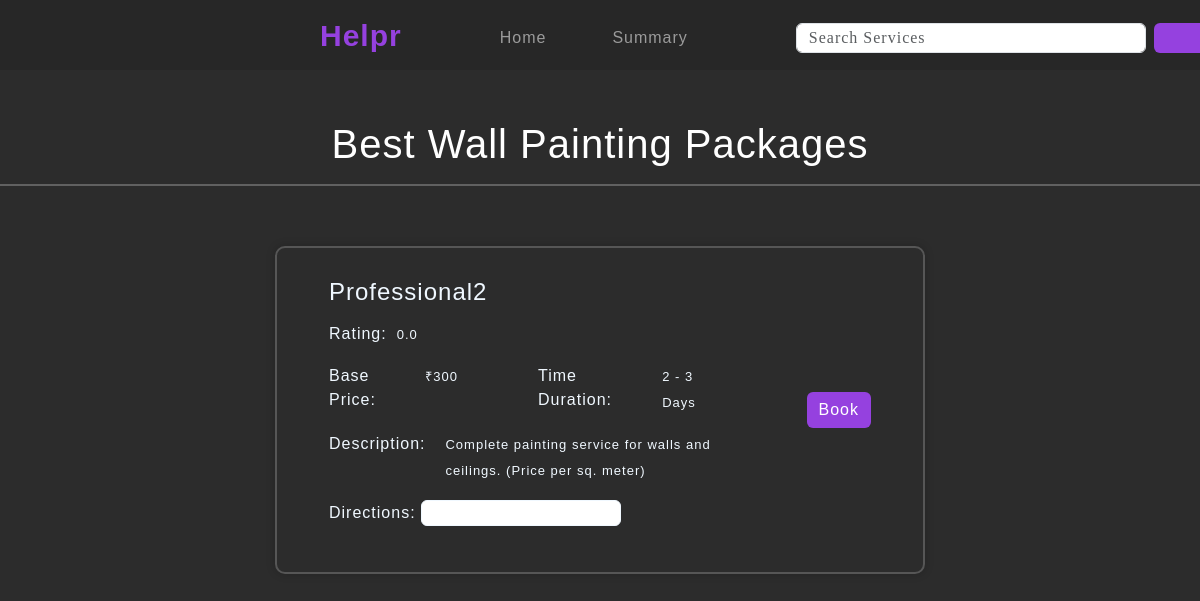
The page /customer_dashboard/create_request/2 (signed in) on the database as committed earlier.
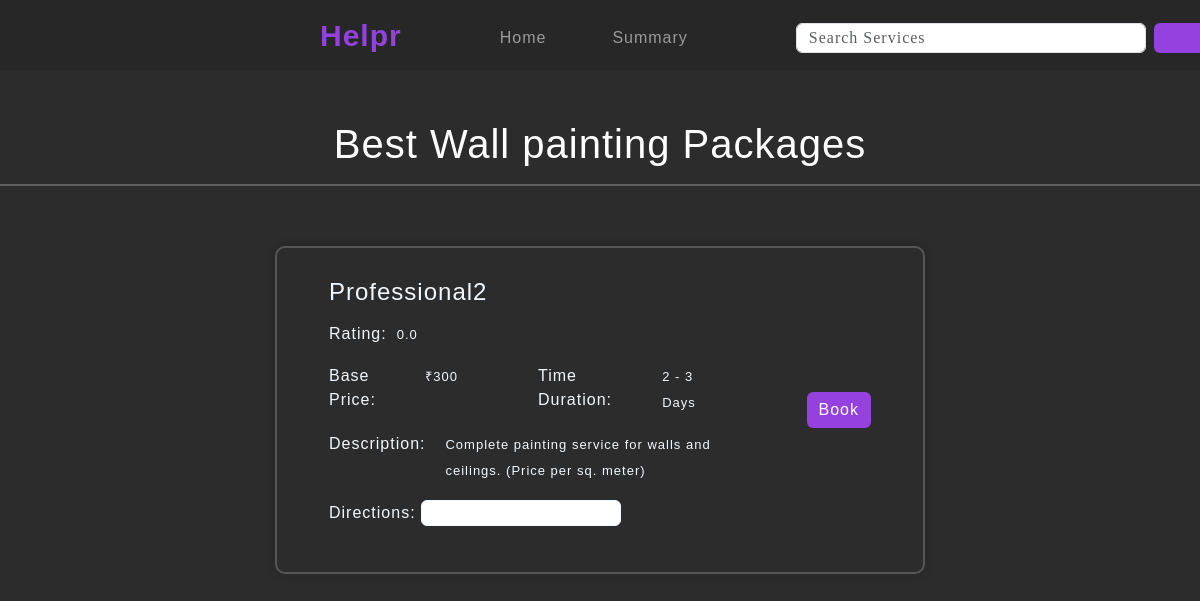
The same page on the database as committed later.
### db.py (models this page shows)
class Services(db.Model):
    _tablename_ = 'services'
    id = db.Column(db.Integer, primary_key=True)
    service_name = db.Column(db.String(80), unique=True, nullable=False)
    description = db.Column(db.String(120), nullable=True)
    base_price = db.Column(db.Integer, nullable=True)
    time_duration = db.Column(db.String(80), nullable=True)
    professionals = db.relationship('User', back_populates='service', cascade="all, delete")
    request = db.relationship('ServiceRequest', back_populates='service', cascade="all, delete-orphan")

### app.py (the view, shortened to what this page needs)
@app.route('/customer_dashboard/create_request/<int:service_id>', methods=['GET', 'POST'])
def create_request(service_id):
    if not session.get('is_customer'):
        flash('Session over. Login to access this page.', 'danger')
        return redirect('/login')
    professional = User.query.filter_by(is_professional=True, is_approved=True, service_id=service_id).all()
    service = Services.query.get_or_404(service_id)
    return render_template('create_request.html', service=service , professional=professional)

### templates/create_request.html (shortened to what this page needs)
{% extends "header.html" %} {% block remtitle %} - {{service.service_name}}{% endblock %}
{% block nav %}
<a class=" nav-link main-icon " href="/customer_dashboard" id="index">Helpr</a>
<div class="collapse navbar-collapse" id="navbarNavAltMarkup" style="padding-left: 90px; padding-top: 5PX;">
    <div class="navbar-nav" >
        <a class="nav-link wite" aria-current="page" href="/customer_dashboard" >Home</a>
    </div>
    <div class="navbar-nav" style="padding-left: 50px;">
        <a class="nav-link wite" aria-current="page" href="#" >Summary</a>
    </div>
    <div style="padding-left: 100px">
        <form id="SearchForm" style="height: 30px;" class="d-flex" role="search">
            <input id="SearchInput" class="form-control me-2" type="search" placeholder="Search Services" style="width: 350px; font-family: Fredoka;" aria-label="Search">
            <button id="SearchButton" style="width: 200px; line-height: 5px; padding: 0;" class="btn btn-custom-purple" type="submit">Search</button>
        </form>
    </div>
</div>
{% endblock %}
{% block content %}
<div>
    <h1 style="padding-top: 120px; text-align: center; color: rgb(255, 255, 255);">Best {{service.service_name}} Packages</h1>
</div>
<div>
    <hr style="border: 1px solid white; margin-bottom: 60px;">
</div>
{% for professional in professional %}
<div class="wrapper5">
    <form class="container d-flex align-items-center justify-content-between" action="/customer_dashboard/create_request/{{ service.id }}" method="POST">
        <div style="word-wrap: break-word; width: 400px; overflow-x: hidden; overflow-y: auto;">
            <h4 style="color: aliceblue; margin-bottom: 15px;">{{ professional.name }}</h4>
            <div style="display: flex; flex-direction: row;">
                <p style="color: aliceblue; margin-right: 10px;">Rating: </p>
                <p style="color: aliceblue; font-size: small; line-height: 2em;">{{ professional.overall_rating }}</p>
            </div>
            <div style="display: flex; flex-direction: row;">
                <div style="display: flex; flex-direction: row;">
                    <p style="color: aliceblue; margin-right: 10px;">Base Price: </p>
                    <p style="color: aliceblue; margin-right: 70px; font-size: small; line-height: 2em;">₹{{ service.base_price }}</p>
                </div>
                <div style="display: flex; flex-direction: row; margin-left: 10px;">
                    <p style="color: aliceblue; margin-right: 10px;">Time Duration: </p>
                    <p style="color: aliceblue; font-size: small; line-height: 2em;">{{ service.time_duration }} </p>
                </div>
            </div>
            <div style="display: flex; flex-direction: row;">
                <p style="color: aliceblue; margin-right: 20px;">Description: </p>
                <p style="color: aliceblue; font-size: small; line-height: 2em;">{{ service.description }}</p>
            </div>
            <p style="color: aliceblue;">Directions: <input contenteditable="true" style="display: inline-block; border: 1px solid aliceblue; border-radius: 6px; width: 200px; padding-left: 5px;" name="direction" id="direction"></p>
        </div>
        <div style="margin-left: 50px;">
            <button class="btn btn-custom-purple" type="submit" role="button">Book</button>
        </div>
    </form>
</div>
{% endfor %}
{% endblock %}

Rows that differ between the two databases and show on the page:
changed Services "2 - 3 Days": service_name "Wall Painting" → "Wall painting"
